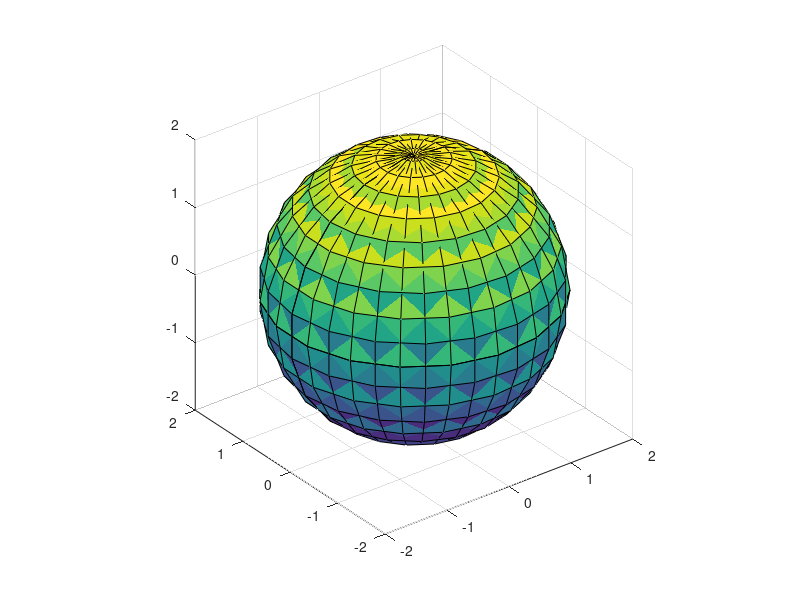

The MATLAB source for this figure: (Note: this script raises an error after producing the figure.)
%SPHERE.M Making a sphere with nifty lighting
%Grant Clark
%BREE 252
%2010

%% Set up workspace
clear, clc, close all    
disp('Generating spherical coordinates...')  %Message

%Create equations
n=20; %resolution
Theta = linspace(-pi, pi, n); %Spherical coordinates
Phi = linspace(-pi, pi, n); %Spherical coordinates
[theta, phi] = meshgrid(Theta, Phi); %create grid

%% Cartesion coordinates
disp('Generating Cartesian coordinates...')  %Message

X=cos(phi).*cos(theta); %Create x coordinates
Y=cos(phi).*sin(theta); %Create y coordinates
Z=sin(phi); %Create z coordinates

%% Create baby sphere

disp('Generating baby sphere...')
surf(X,Y,Z);
axis square
axis([-2,2,-2,2,-2,2])
hold on

%% Create mommy sphere
disp('Generating mommy sphere around the baby sphere...')
surf(2*X, 2*Y, 2*Z)

%% Tranparent
disp('Play with transparency of the objects using the menu.')
alpha(0.5)
w=1;
while w==1;
    k=menu('Choose the level of transparency', '0','0.25','0.5', '0.75', '1.0', 'Continue');
    switch k
    case 1
       alpha(0)
    case 2 
       alpha(0.25)
    case 3 
        alpha(0.5)
    case 4 
        alpha(0.75)
    case 5 
        alpha(1)
    case 6
        w=0;
    end
end


%% Lighting

disp('Play with the lighting on the object using the menu.')

w=1; %flag
m=0; %flag
m=light('Visible', 'off');
while w==1; 
    k = menu('Orientation of the light:', 'Left', 'Right', 'Headlight', 'Off', 'Continue');
        
    switch k
    case 1
      set(m,'Visible','on');
      camlight(m, 'left');
      disp('Camlight left')
      drawnow

    case 2 
      set(m,'Visible','on');
      camlight(m, 'right');
      disp('Camlight right')
      drawnow
    
    case 3
      set(m,'Visible','on');
      camlight(m, 'headlight');
      disp('Camlight headlight')
      drawnow

    case 4
      set(m, 'Visible', 'off')
        
    case 5
      w=0;        
      
    end
end
   

%% Hide lines

disp('Redraw spheres as mesh objects.')
disp('Hide or show lines on back surfaces.')

% Redraw the spheres with MESH instead of SURF
hold off
mesh(X,Y,Z);
axis square
axis([-2,2,-2,2,-2,2])
hold on
mesh(2*X, 2*Y, 2*Z)

% Play with hide command
w=1;
while w==1; 
    k = menu('', 'Hide', 'Show', 'Quit');
        
    switch k
    case 1
    hidden on

    case 2 
    hidden off 
    
    case 3
    w=0;        
    end
end

disp('All done! Thanks for playing!') 